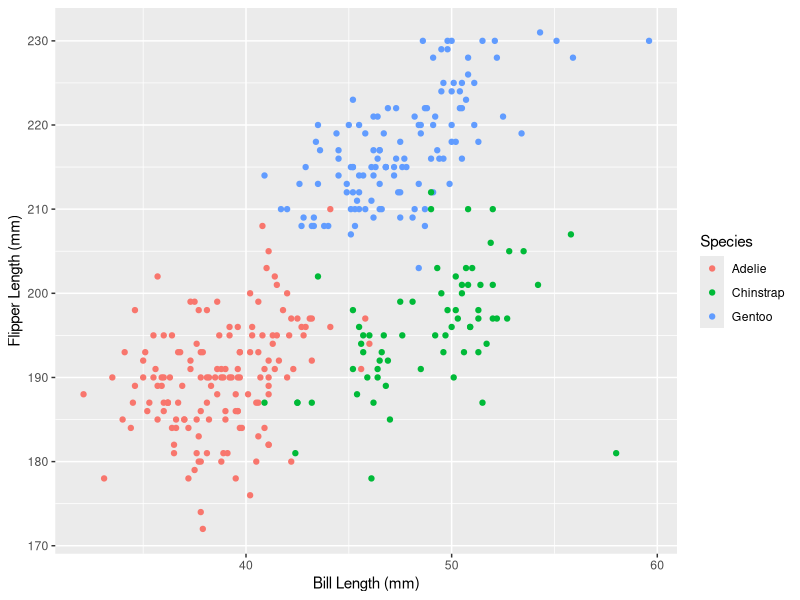

This figure's R source:
## ---- chunk 1

data("penguins", package = "palmerpenguins")
summary(penguins)

## ---- chunk 2
library(ggplot2)
## ---- chunk 3

plot <- ggplot(data = penguins, aes(x = bill_length_mm, y = flipper_length_mm, color = species)) +
  geom_point() + 
  labs(x = "Bill Length (mm)", y = "Flipper Length (mm)", color = "Species")

ggsave("penguinscatter.png", plot = plot)

## ---- chunk 4
library(tidyverse)
## ---- chunk 5

numeric = rnorm(10)

logical = numeric > 0

character = sample(letters, 10, replace = TRUE)

factor = factor(sample(c("Low", "Medium", "High"), 10, replace = TRUE))

df = data.frame(numeric, logical, character, factor)

## ---- chunk 6
mean(pull(df, numeric))
mean(pull(df, logical))
mean(pull(df, character))
mean(pull(df, factor))
